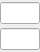
<?xml version="1.0" encoding="UTF-8"?>
<ui version="4.0">
 <class>WeekEducationWork</class>
 <widget class="QWidget" name="WeekEducationWork">
  <property name="geometry">
   <rect>
    <x>0</x>
    <y>0</y>
    <width>40</width>
    <height>52</height>
   </rect>
  </property>
  <property name="minimumSize">
   <size>
    <width>40</width>
    <height>0</height>
   </size>
  </property>
  <property name="maximumSize">
   <size>
    <width>40</width>
    <height>16777215</height>
   </size>
  </property>
  <property name="windowTitle">
   <string>Form</string>
  </property>
  <layout class="QVBoxLayout" name="verticalLayout">
   <property name="spacing">
    <number>2</number>
   </property>
   <property name="leftMargin">
    <number>0</number>
   </property>
   <property name="topMargin">
    <number>0</number>
   </property>
   <property name="rightMargin">
    <number>0</number>
   </property>
   <property name="bottomMargin">
    <number>0</number>
   </property>
   <item>
    <widget class="QLineEdit" name="line_plane">
     <property name="frame">
      <bool>true</bool>
     </property>
     <property name="alignment">
      <set>Qt::AlignCenter</set>
     </property>
    </widget>
   </item>
   <item>
    <widget class="QLineEdit" name="line_fact">
     <property name="frame">
      <bool>true</bool>
     </property>
     <property name="alignment">
      <set>Qt::AlignCenter</set>
     </property>
    </widget>
   </item>
  </layout>
 </widget>
 <resources/>
 <connections/>
</ui>
